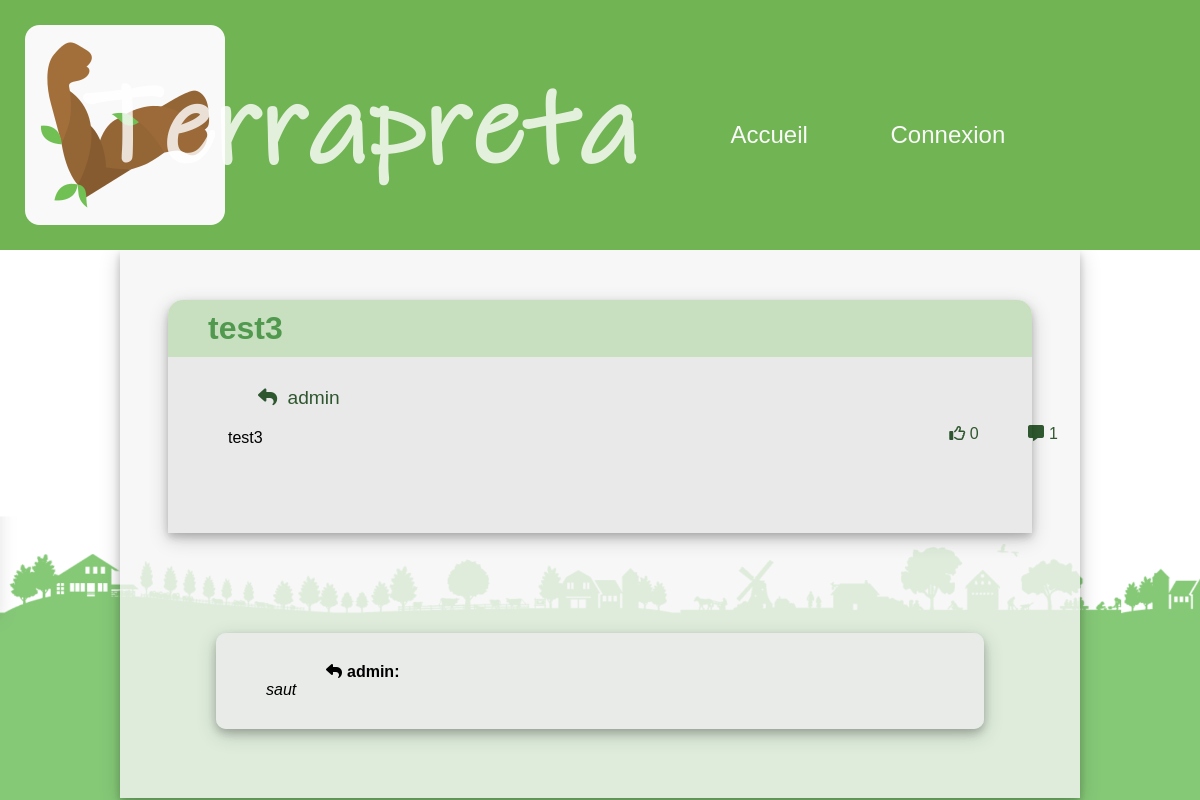
The page /page/message.php?message=9 on the database its author committed.
### tables this page shows
CREATE TABLE `message` (
  `id_message` int(11) NOT NULL,
  `id_utilisateur` int(11) NOT NULL,
  `texte_message` varchar(2000) NOT NULL,
  `img_message` varchar(200) DEFAULT NULL,
  `titre_message` varchar(200) NOT NULL
);

CREATE TABLE `utilisateur` (
  `id_utilisateur` int(11) NOT NULL,
  `nom_utilisateur` varchar(50) DEFAULT NULL,
  `prenom_utilisateur` varchar(50) DEFAULT NULL,
  `pseudo_utilisateur` varchar(50) NOT NULL,
  `pwd_utilisateur` varchar(50) NOT NULL,
  `id_statut` int(11) DEFAULT NULL,
  `mail_utilisateur` varchar(200) NOT NULL,
  `nb_like_utilisateur` int(11) DEFAULT NULL
);

CREATE TABLE `commentaire` (
  `id_commentaire` int(11) NOT NULL,
  `id_utilisateur` int(11) NOT NULL,
  `texte_commentaire` varchar(2000) NOT NULL,
  `id_message` int(11) NOT NULL
);

### page/message.php (the view, shortened to what this page needs)
<?php
	include "../php/fonction.php";
?>
<head>
  <link rel="stylesheet" href="../style/style.css">
</head>
<?php
	if(isset($_GET["message"])){
		$message=message($_GET["message"]);
		$utilisateur=utilisateur($message[1]);
		$commentaire=commentaires($_GET["message"]);
		if(isset($commentaire[0][1])){
			$nb=count(commentaires($message[0]));
		}
		else{
			$nb=0;
		}
		echo"<div class='topics'>";
			echo"<div style='width:90%;left:5%;position:relative;box-shadow: 0 4px 8px 0 rgba(0, 0, 0, 0.2), 0 6px 20px 0 rgba(0, 0, 0, 0.19);background-color:rgba(230,230,230,0.8);padding:0px 0px 20px 0px;margin-bottom:100px;border-radius: 15px 15px 0px 0px;'><h1 style='border-radius: 15px 15px 0px 0px;'>".$message[4]."</h1>
				<div>
					<p class='testtopic'style='font-family:sans-serif;font-size:1.2em;color:rgba(0,50,0,0.8)'><i style='margin-right:5px;' class='fas fa-reply'></i> ".$utilisateur["pseudo_utilisateur"]."</p>
					<img src='".$message[3]."'/>
					<p class='testtopic' >".$message[2]."</p>
				</div>
			<br/>";
			echo"<p class='infotopic' style='left:80%'>
					<a href='../php/likeMessage.php?message=".$message[0]."'>
						<i style='margin-right:0px;'class='far fa-thumbs-up'></i>
					</a>".likeMessage($message[0])."
					<i style='margin-right:5px; margin-left:15px;'class='fas fa-comment-alt'></i>".$nb;
				echo"</p></div>";
		if(isset($commentaire[0][1])){
			foreach($commentaire as $value){
				$utilisateur=utilisateur($value[1]);
			echo"<div class='topic commentdiv'><p class='comment'><b><i style='margin-right:5px;' class='fas fa-reply'></i>".$utilisateur["pseudo_utilisateur"].":</b><br/><i>".$value[2]."</i></p>";
			echo"</div>";
		}
		}
	}
	else{
		echo"<p class='error'>pas de message</p>";
	}
?>
</div>
<img class='fond' src="../image/baniere.png">

### style/style.css (style rules this page uses)
div.commentdiv { box-shadow: 0 4px 8px 0 rgba(0, 0, 0, 0.2), 0 6px 20px 0 rgba(0, 0, 0, 0.19); background-color: rgba(235,235,235,0.8); border-radius: 0px 50px 50px 0px; }
div.topics { width:80%; position: relative; left: 50%; transform:translate(-50%,0%); z-index: 4; background-color: rgba(245,245,245,0.8); box-shadow: 0 4px 8px 0 rgba(0, 0, 0, 0.2), 0 6px 20px 0 rgba(0, 0, 0, 0.19); padding-top: 50px; padding-bottom: 50px; }
div.topic { width:80%; left:50%; margin:2% 0%; max-height: 500px; overflow:hidden; position: relative; transition-property:transform; transition-duration:1s; transform:translate(-50%,0%); border-radius: 10px; padding-bottom: -20px; }
p.infotopic { position:relative; top:-60px; left:70%; color:rgba(0,50,0,0.8); display: inline-block; }
p.infotopic a { text-decoration: none; color:rgba(0,50,0,0.8); font-family: sans-serif; }
div.topics h1 { text-align: left; text-indent: 30px; background-color: rgba(167,216,149,0.5); margin:0; padding:10px; color:rgba(50,135,50,0.8); font-family: sans-serif; margin-bottom: 20px; }
div.topics div p { grid-row:1; grid-column:1; margin:10px 30px; text-indent: 30px; font-family: sans-serif; }
p.testtopic { max-height: 50px; overflow: hidden; display: inline-block; width:80%; }
img.fond { width:100%; position:fixed; z-index: -1; top:100%; transform:translate(0%,-100%); }
p.comment { margin-left: 5%; padding: 20px; display: inline-block; width:75%; }

### rows shown on the page
message: titre_message "test3", texte_message "test3"
utilisateur: pseudo_utilisateur "admin"
commentaire: texte_commentaire "saut"

### other values the page prints
likeMessage($message[0]) "0"
$nb "1"
